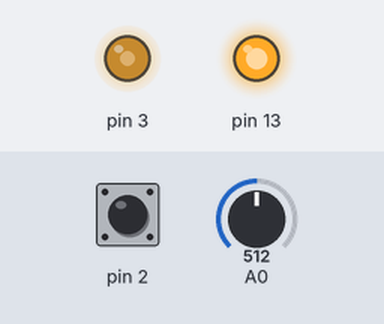
Bench run of a sketch on a simulated Arduino Uno, built with avr-gcc and run on an emulated ATmega328P. On the bench: output pins drawn as LEDs (lit = HIGH). The test bench sets the inputs (shaded band); at power-on: pin 2 HIGH, A0 = 512. What the sketch prints to the serial monitor is not drawn.

Above: at 1.2 s.
1.3 s: pin 2 pulled LOW for 0.15 s
At 1.37 s:
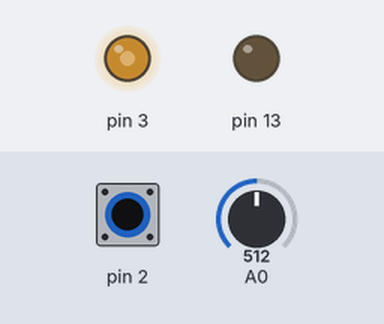
2.9 s: pin 2 pulled LOW for 3.2 s
At 7.1 s:
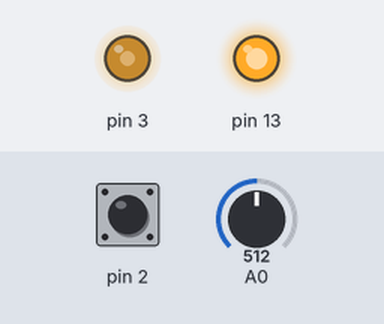
Timing chart, 0 to 8.6 s (numbered marks = the images above; inputs shaded):
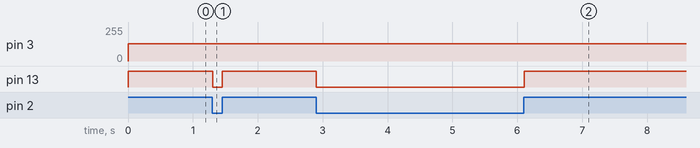

Measured:
- after the input at 1.3 s, pin 13: HIGH → LOW at once, → HIGH 0.15 s later
- after the input at 2.9 s, pin 13: HIGH → LOW at once, → HIGH 3.2 s later

The sketch:

FirmwareProbe.ino
```cpp
void setup(){Serial.begin(9600);pinMode(13,OUTPUT);pinMode(2,INPUT_PULLUP);pinMode(3,OUTPUT);}
void loop(){int value=analogRead(A0);analogWrite(3,128);digitalWrite(13,digitalRead(2));Serial.println(value);delay(5);}
```
